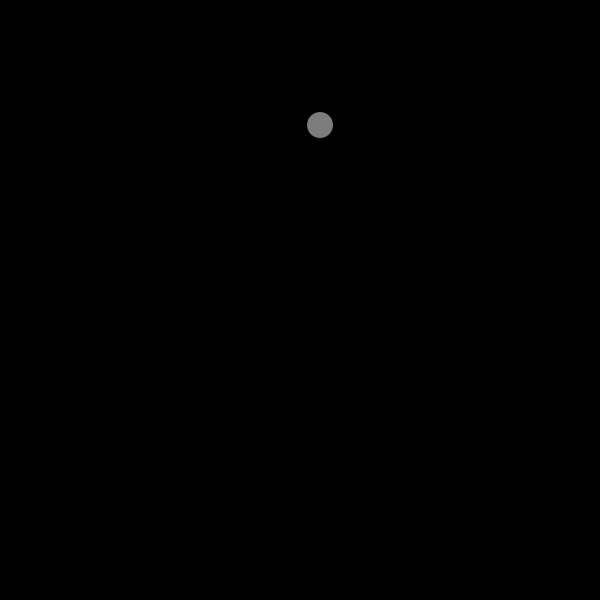
Frame 1 (no input)
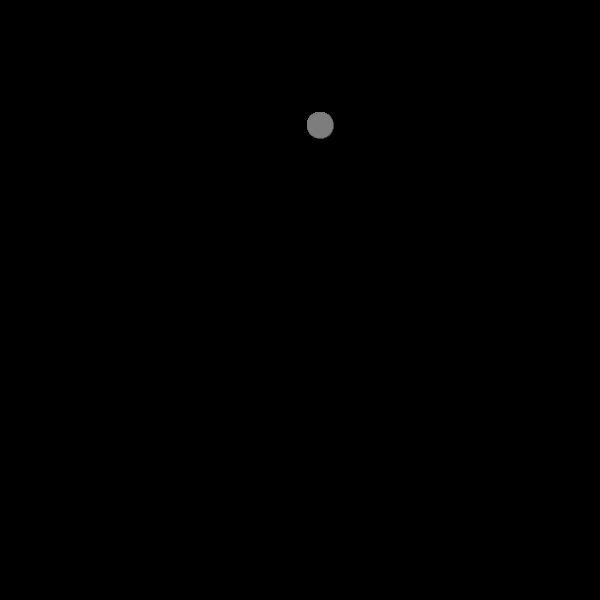
Frame 60 (the mouse pressed at the canvas centre just before this capture)
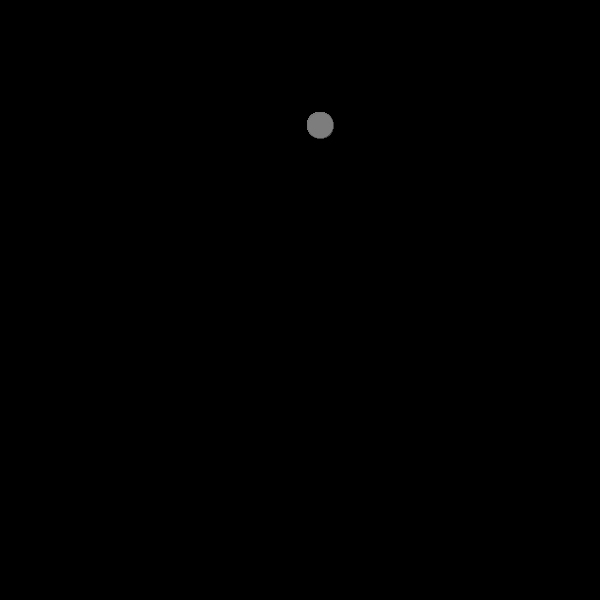
Frame 120 (the mouse held since frame 60 and released just before this capture)

The Processing sketch that drew these frames (run headless with seeded random() and noise(); from frame 60 on, the mouse is pressed at the canvas centre):

// Processing sketch: processing_14279
// ── processing_14279.pde


int x= 320;
int y = 125;
int radius=13;

void setup() {

  size(600,600);
  background(0);
  smooth();
}

void draw() {

  //big ellipse
  fill(232,205,138);
  if(keyPressed == true) {
    ellipse(100,520,50,50);
  }
  else {
    stroke(70);
  }


  //small ellipse

  strokeWeight(0);
  ellipseMode(RADIUS);
  float check = dist(x,y,mouseX,mouseY);
  if(check <radius) {
    fill(183,211,222);
    radius++;
  }
  else {
    fill(125);
  }
  ellipse(x,y,radius,radius);
}

void mousePressed() {
  radius=13;

  //background color change
  float mapColorB=map(mouseX,0,700,0,155);
  float mapColorG=map(mouseX,0,width,0,155);
  fill (mapColorB=mapColorB,mapColorG,0);

  rect(0,0,width,height); //black line

  //background big vertex

  fill(205);
  strokeWeight(0);
  beginShape();
  vertex(0,100);
  vertex(340,460);
  vertex(600,400);
  vertex(600,0);
  vertex(0,0);
  vertex(0,100);
  endShape();

  //left vertex

  fill(155,147,128);
  strokeWeight(0);
  beginShape();
  vertex(0,360);
  vertex(145,255);
  vertex(201,312);
  vertex(0,420);
  vertex(0,360);
  endShape();

  //right vertex


  fill(39,36,30);
  strokeWeight(0);
  beginShape();
  vertex(145,255);
  vertex(500,0);
  vertex(600,0);
  vertex(600,100);
  vertex(201,312);
  vertex(145,255);
  endShape();

  //rect in right vertex
  int x =420;
  int y =100;
  int w =25;
  int h =90;

  if((mouseX>x)&&(mouseX<x+w)&&(mouseY>y)&&(mouseY<y+h))
  {
    strokeWeight(0);
    rect(420,100,25,90);
    fill(41,67,77);
  }
  else {
    fill(125);
  }
  rect(x,y,w,h);

  //corner 
  stroke(30);
  fill(30);
  triangle(0,460,0,600,280,600);


  //quad in right vertex
  fill(16,51,64);
  stroke(175);
  quad(540,60,580,80,480,248,440,220);


  //line in right vertex
  strokeWeight(5);
  stroke(91,111,118);
  strokeCap(SQUARE);
  line(340,60,420,320);

  strokeWeight(2);
  stroke(123,150,160);
  line(310,180,373,246);


  // light corner -1 quad 
  strokeWeight(0);
  fill(127,123,160);
  stroke(180,107,118);
  quad(120,0,170,0,78,78,56,56);


  // light corner -2 line
  strokeWeight(15);
  stroke(49,45,72);
  strokeCap(SQUARE);
  line(-10,180,140,60);

  // light corner -3 line

  strokeWeight(2);
  stroke(66,64,80);
  strokeCap(SQUARE);
  line(-10,205,247,0);


  //black oblique line 
  strokeWeight(0);

  int f;
  if (mousePressed && insideQuad(38,0,55,0,530,600,500,600)) {
    f = 255;
  }
  else {
    f= 0;
  }
  fill(f);
  quad(38,0,55,0,530,600,500,600);
}



boolean insideQuad(float x0, float y0, float x1, float y1, float x2, float y2, float x3, float y3) {
  return insideTriangle(x0, y0, x1, y1, x2, y2) || insideTriangle(x2, y2, x3, y3, x0, y0);
}


boolean insideTriangle(float x0, float y0, float x1, float y1, float x2, float y2) {


  float dx0 = x1 - x0;
  float dy0 = y1 - y0;

  float dx1 = x2 - x0;
  float dy1 = y2 - y0;

  float dx2 = mouseX - x0;
  float dy2 = mouseY - y0;

  float dot00 = dx0 * dx0 + dy0 * dy0;
  float dot01 = dx0 * dx1 + dy0 * dy1;
  float dot02 = dx0 * dx2 + dy0 * dy2;
  float dot11 = dx1 * dx1 + dy1 * dy1;
  float dot12 = dx1 * dx2 + dy1 * dy2;

  float invDenom = 1.0f / (dot00 * dot11 - dot01 * dot01);
  float u = (dot11 * dot02 - dot01 * dot12) * invDenom;
  float v = (dot00 * dot12 - dot01 * dot02) * invDenom;

  return (u > 0) && (v > 0) && (u + v < 1);
}
